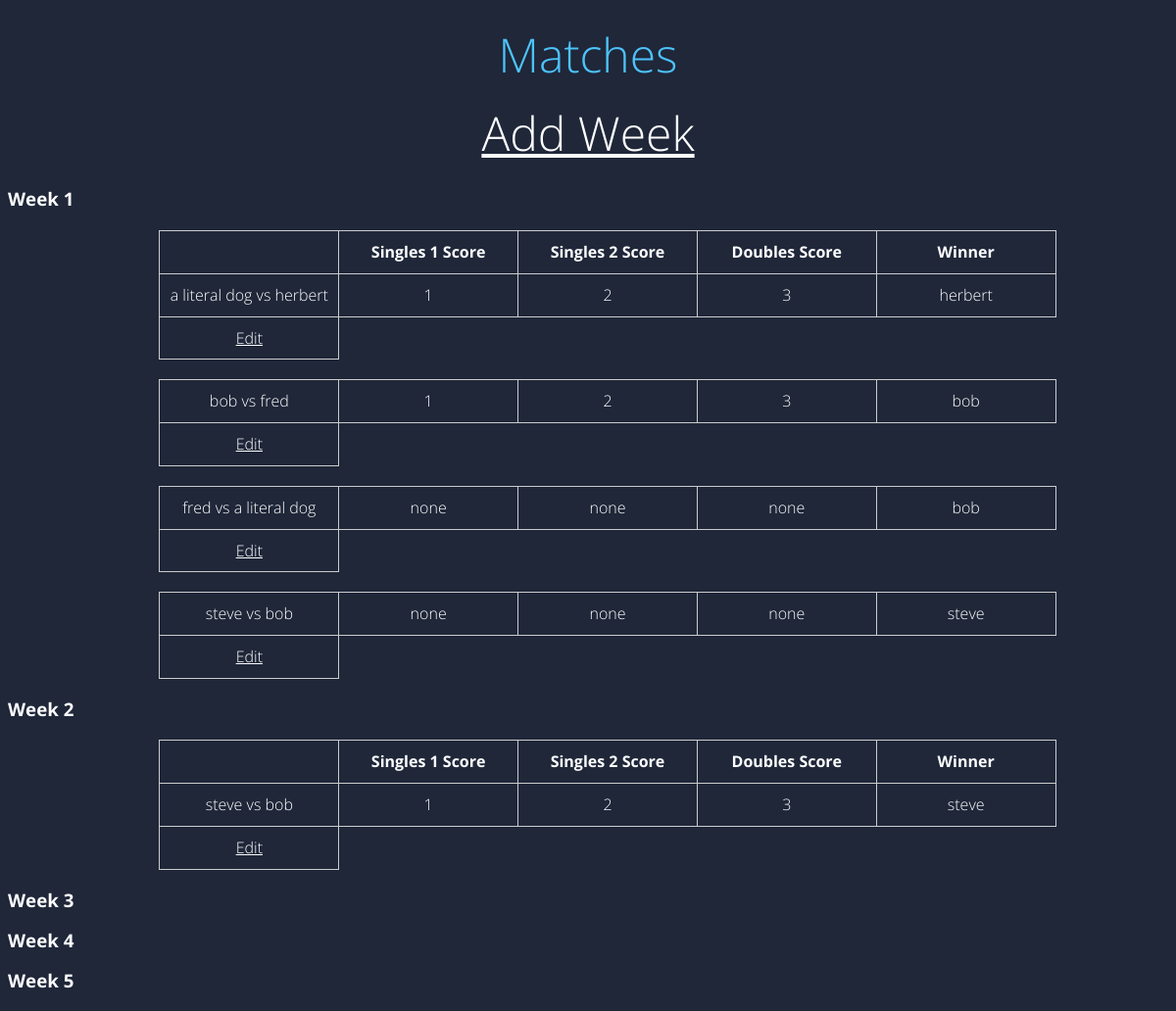
Screenshot of /management/match/ (signed in) with the database file from the repository.
### base/models.py (models this page shows, shortened)
class Week(models.Model):
    number = models.IntegerField()

class Match(models.Model):
    week = models.ForeignKey(Week, on_delete=models.CASCADE, null=True)
    team1 = models.ForeignKey(Team, on_delete=models.CASCADE, related_name='team1',null=True)
    team2 = models.ForeignKey(Team, on_delete=models.CASCADE, related_name='team2',null=True)
    singles1_score = models.CharField(max_length=100, default='none')
    singles2_score = models.CharField(max_length=100, default='none')
    doubles_score = models.CharField(max_length=100, default='none')
    winner = models.ForeignKey(Team, on_delete=models.CASCADE, related_name='winner',null=True)

class Team(models.Model):
    name = models.CharField(max_length=100)
    def __str__(self):
        return self.name

### base/views.py (the view)
# urls.py: path('management/match/', ManageMatches.as_view(), name='managematch'),
class ManageMatches( LoginRequiredMixin, ListView):
    model = Week
    context_object_name = 'weeks'
    template_name = 'base/managematch.html'

### base/templates/base/managematch.html (shortened to what this page needs)
{% load static %}
<!DOCTYPE html>
<html lang="en">
  <head>
    <link rel="stylesheet" href=" {% static 'base/css/table.css' %} " />
  </head>
  <h1>Matches</h1>
  <h1><a style="color: white;"href="{% url 'matchcreate' %}" >Add Week</a></h1>
  {% for week in weeks %}
  <h3>Week {{ week.number }}</h3>
  <ul>
    {% for match in week.match_set.all %}
      <table>
        {% if forloop.first %}
        <tr>
          <th></th>
          <th>Singles 1 Score</th>
          <th>Singles 2 Score</th>
          <th>Doubles Score</th>
          <th>Winner</th>
        </tr>
        {% endif %}
        <tr>
          <td>{{ match.team1 }} vs {{ match.team2 }}</td>
          <td>{{ match.singles1_score }}</td>
          <td>{{ match.singles2_score }}</td>
          <td>{{ match.doubles_score }}</td>
          <td>{{ match.winner }}</td>
        </tr>
        <tr><td><a style="color: white;" href="{% url 'matchupdate' match.id %}" >Edit</a></td></tr>
      </table>
    {% endfor %}
  </ul>
{% endfor %}

### static/base/css/table.css (style rules this page uses)
h1 { font-size:3em; font-weight: 300; line-height:1em; text-align: center; color: #4DC3FA; }

### base/templates/base/managematch.html (style rules this page uses)
table { margin: 20px auto; border-collapse: collapse; width: 80%; }
td, th { border: 1px solid #ccc; padding: 10px; text-align: center; width: 20%; }

### rows the page displays
Week: number "1"
Match: shows "Singles 1 Score", team1 "a literal dog", team2 "herbert", singles1_score "1", singles2_score "2", doubles_score "3", winner "herbert"
Match: team1 "bob", team2 "fred", singles1_score "1", singles2_score "2", doubles_score "3", winner "bob"
Match: team1 "fred", team2 "a literal dog", singles1_score "none", singles2_score "none", doubles_score "none", winner "bob"
Match: team1 "steve", team2 "bob", singles1_score "none", singles2_score "none", doubles_score "none", winner "steve"
Week: number "2"
Match: shows "Singles 1 Score", team1 "steve", team2 "bob", singles1_score "1", singles2_score "2", doubles_score "3", winner "steve"
Week: number "3"
Week: number "4"
Week: number "5"
